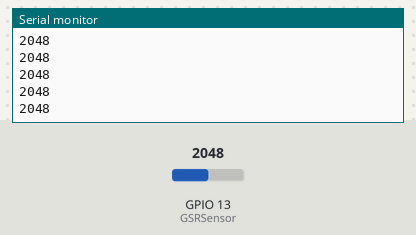
Recording of a sketch running on a simulated ESP32. On the bench: the last lines printed to the serial monitor. The test bench sets the inputs (shaded band); at power-on: GPIO 13 (GSRSensor) = 2048.

Above: at 1.2 s.
1.3 s: GPIO 13 (GSRSensor) set to 2866
At 1.32 s:
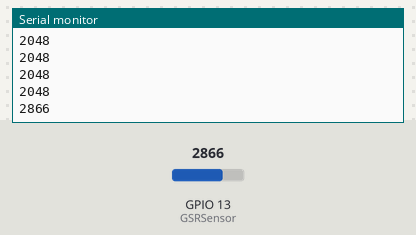
2.8 s: GPIO 13 (GSRSensor) set to 3603
At 2.82 s:
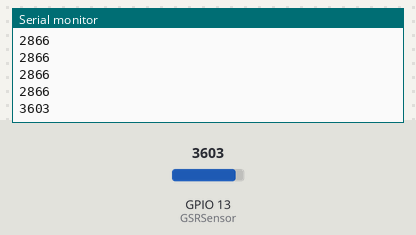
Timing chart, 0 to 5.8 s (numbered marks = the images above; inputs shaded):
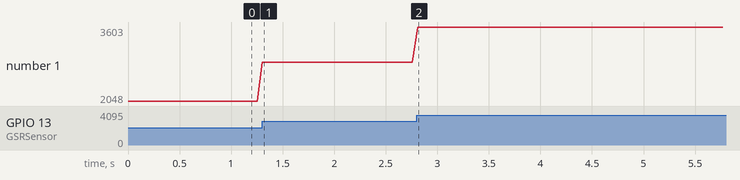

Measured:
- after the input at 1.3 s, the serial monitor: prints a new line at once (image 1)
- after the input at 2.8 s, the serial monitor: prints a new line at once (image 2)
- plotted number 1: 2048 → 2866 after the input at 1.3 s, 2866 → 3603 after the input at 2.8 s

The sketch:

GSRSensor_ESP32.ino
```cpp
#define GSRSensor 13 //Change if need be
const int delay_sound = 50; //This value is in mS

void setup() {
Serial.begin(9600); // setup serial
pinMode(GSRSensor, INPUT);
}

void loop() {
int sensorFeed = analogRead(GSRSensor);
Serial.println(sensorFeed);
delay(delay_sound);
}
```
